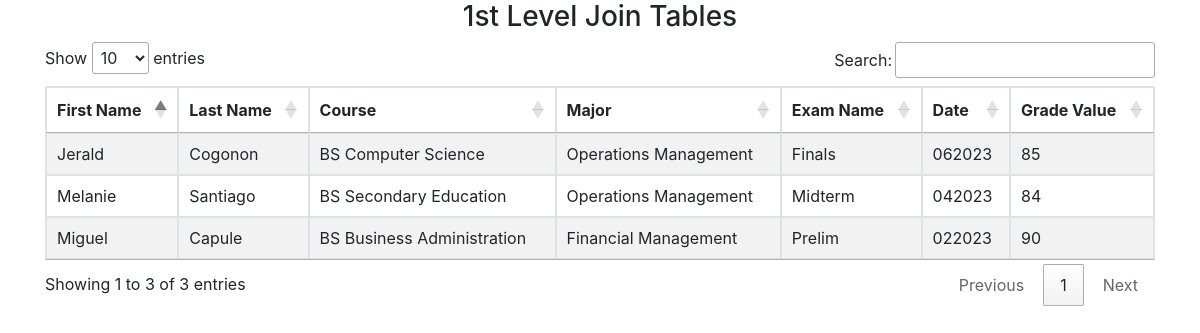
/joining2/innerjoin1.php, run on the app's committed database.
### tables this page shows
CREATE TABLE `grades` (
  `grade_id` int(11) NOT NULL AUTO_INCREMENT,
  `grade_value` int(11) DEFAULT NULL,
  `exam_id` int(11) NOT NULL,
  `course_id` int(11) NOT NULL,
  `student_id` int(11) NOT NULL,
  `major_id` int(11) NOT NULL,
  PRIMARY KEY (`grade_id`)
);

CREATE TABLE `students` (
  `student_id` int(11) NOT NULL AUTO_INCREMENT,
  `first_name` varchar(50) DEFAULT NULL,
  `last_name` varchar(50) DEFAULT NULL,
  PRIMARY KEY (`student_id`)
);

CREATE TABLE `courses` (
  `course_id` int(11) NOT NULL AUTO_INCREMENT,
  `course_name` varchar(50) DEFAULT NULL,
  PRIMARY KEY (`course_id`)
);

CREATE TABLE `majors` (
  `major_id` int(11) NOT NULL AUTO_INCREMENT,
  `major_name` varchar(50) DEFAULT NULL,
  PRIMARY KEY (`major_id`)
);

CREATE TABLE `exams` (
  `exam_id` int(11) NOT NULL AUTO_INCREMENT,
  `exam_name` varchar(20) DEFAULT NULL,
  `date` varchar(20) DEFAULT NULL,
  PRIMARY KEY (`exam_id`)
);

### joining2/innerjoin1.php (the view, shortened to what this page needs)
<?php
include 'conn.php';
$sql = "SELECT students.first_name,
       students.last_name,
       courses.course_name,
       majors.major_name,
       exams.exam_name,
       exams.date,
       grades.grade_value
    FROM grades
    LEFT JOIN exams ON exams.exam_id = grades.exam_id
    LEFT JOIN courses ON courses.course_id = grades.course_id
    LEFT JOIN majors ON majors.major_id = grades.major_id
    LEFT JOIN students ON  students.student_id = grades.student_id
 ";
$result = mysqli_query($conn, $sql);
?>
<!DOCTYPE html>
<html>
<head>
	<link rel="stylesheet" href="https://cdn.jsdelivr.net/npm/bootstrap@4.0.0/dist/css/bootstrap.min.css">
	<link rel="stylesheet" type="text/css" href="https://cdn.datatables.net/1.11.5/css/jquery.dataTables.min.css">
</head>
<body>
<div class="container">
    <h3 align="center">1st Level Join Tables</h3>
    <div class="table-responsive">
       <table id="myTable" class="table table-striped table-bordered">
          <thead>
              <tr>
                <th>First Name</th>
                <th>Last Name</th>
                <th>Course</th>
                <th>Major</th>
                <th>Exam Name</th>
                <th>Date</th>
                <th>Grade Value</th>
              </tr>
          </thead>
           <?php
                while ($row = mysqli_fetch_array($result))
                {
                    echo '
                    <tr >
                        <td> '.$row["first_name"].' </td>
                        <td> '.$row["last_name"].' </td>
                        <td> '.$row["course_name"].' </td>
                        <td> '.$row["major_name"].' </td>
                        <td> '.$row["exam_name"].' </td>
                        <td> '.$row["date"].' </td>
                        <td> '.$row["grade_value"].' </td>
                    </tr>
                    ';
                }
		  ?>
       </table>
    </div>
</div>
</body>
</html>

### data on the page
grades: student.first_name "Jerald", student.last_name "Cogonon", course.course_name "BS Computer Science", major.major_name "Operations Management", exam.exam_name "Finals", exam.date "062023", grade_value "85"
grades: student.first_name "Melanie", student.last_name "Santiago", course.course_name "BS Secondary Education", major.major_name "Operations Management", exam.exam_name "Midterm", exam.date "042023", grade_value "84"
grades: student.first_name "Miguel", student.last_name "Capule", course.course_name "BS Business Administration", major.major_name "Financial Management", exam.exam_name "Prelim", exam.date "022023", grade_value "90"
